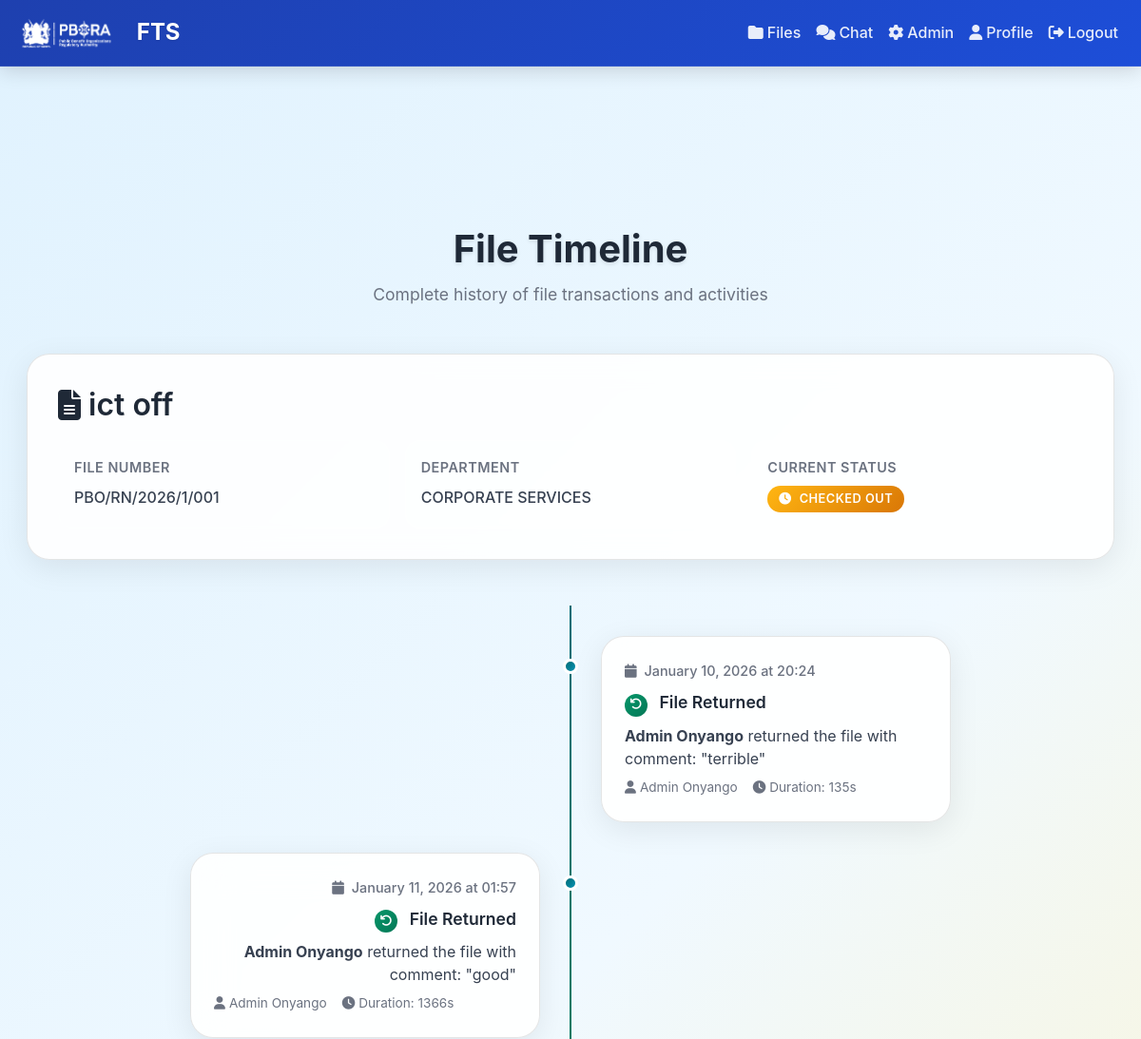
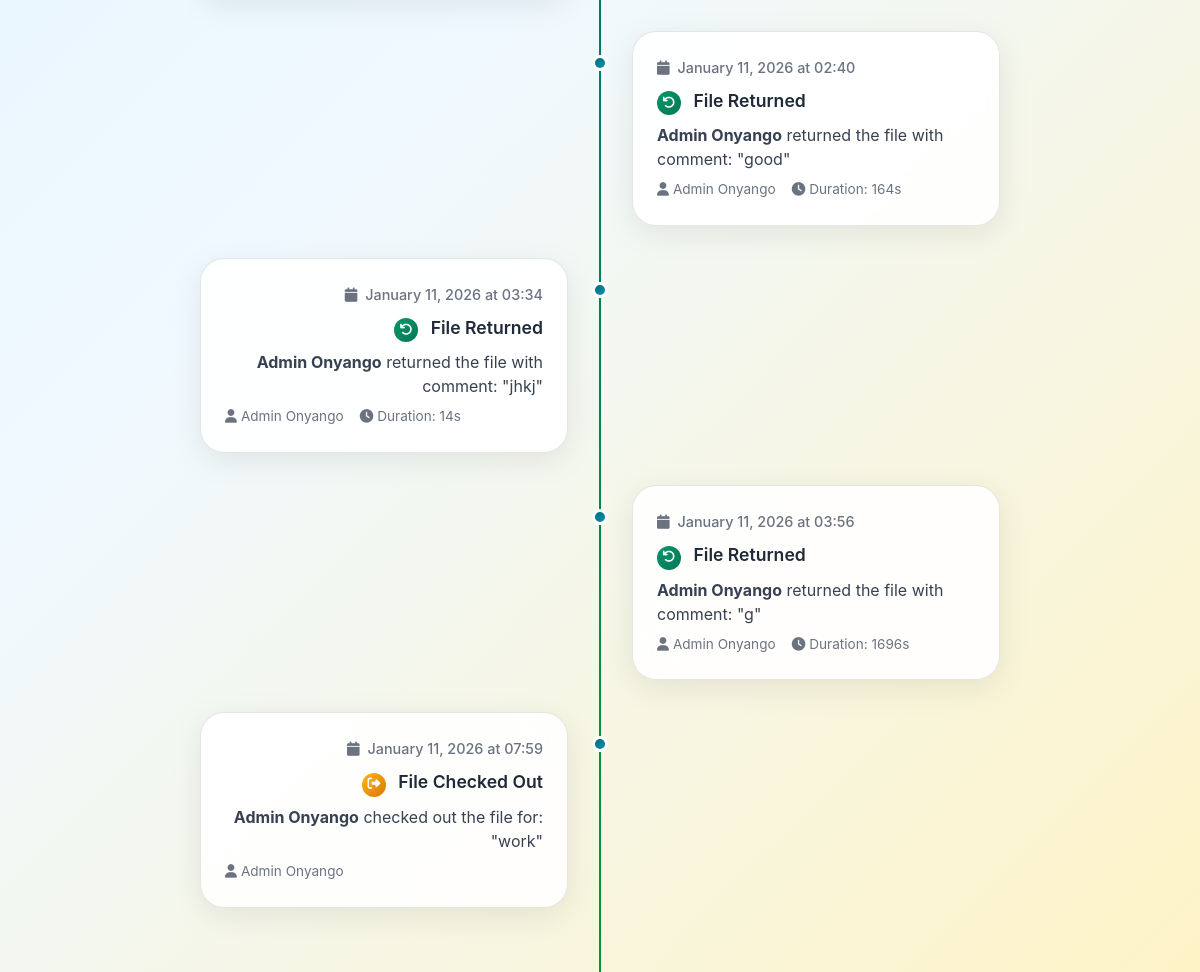
Page /files/files/2/timeline (signed in) on the earlier database version (2 pictures, top to bottom).
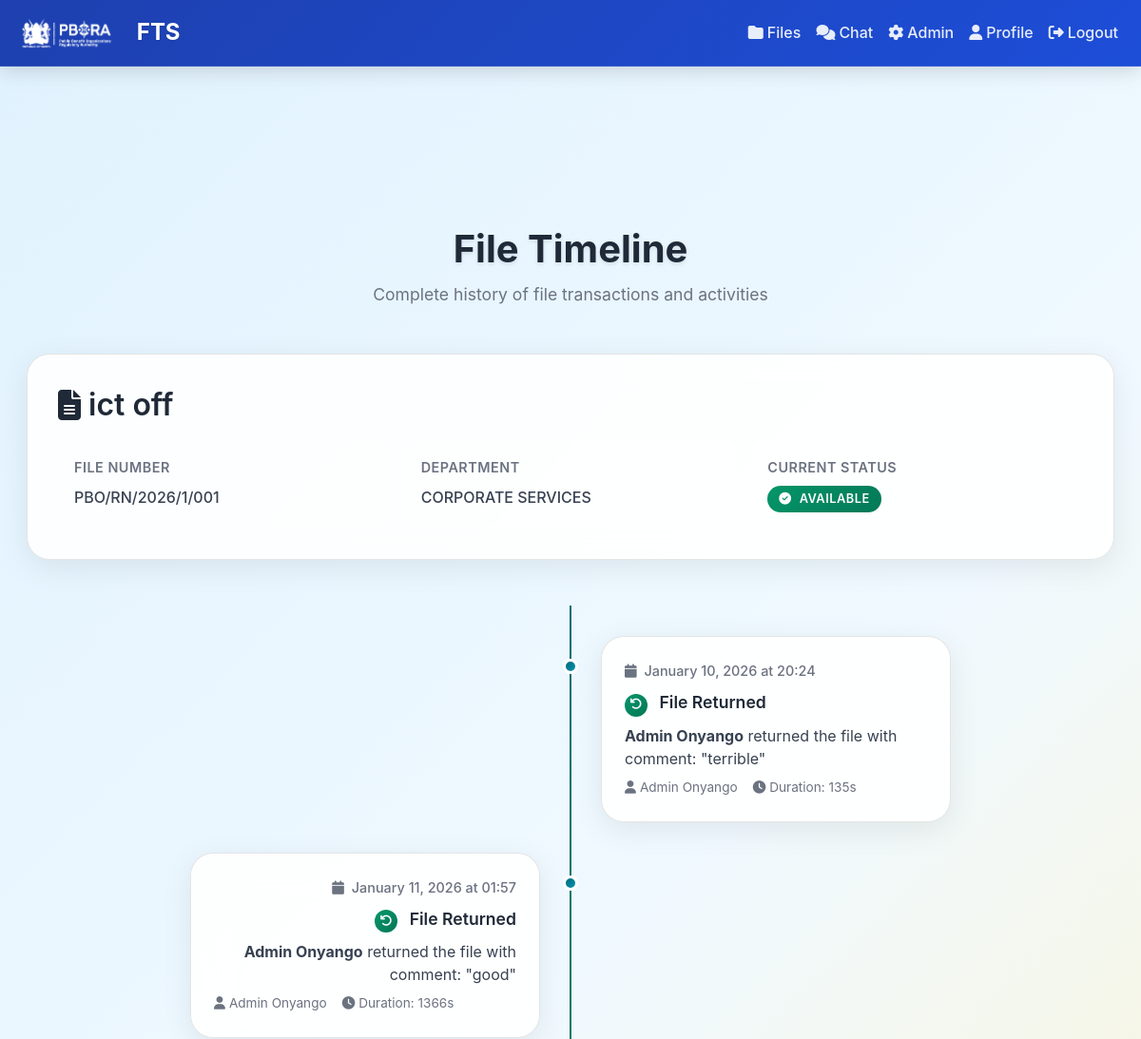
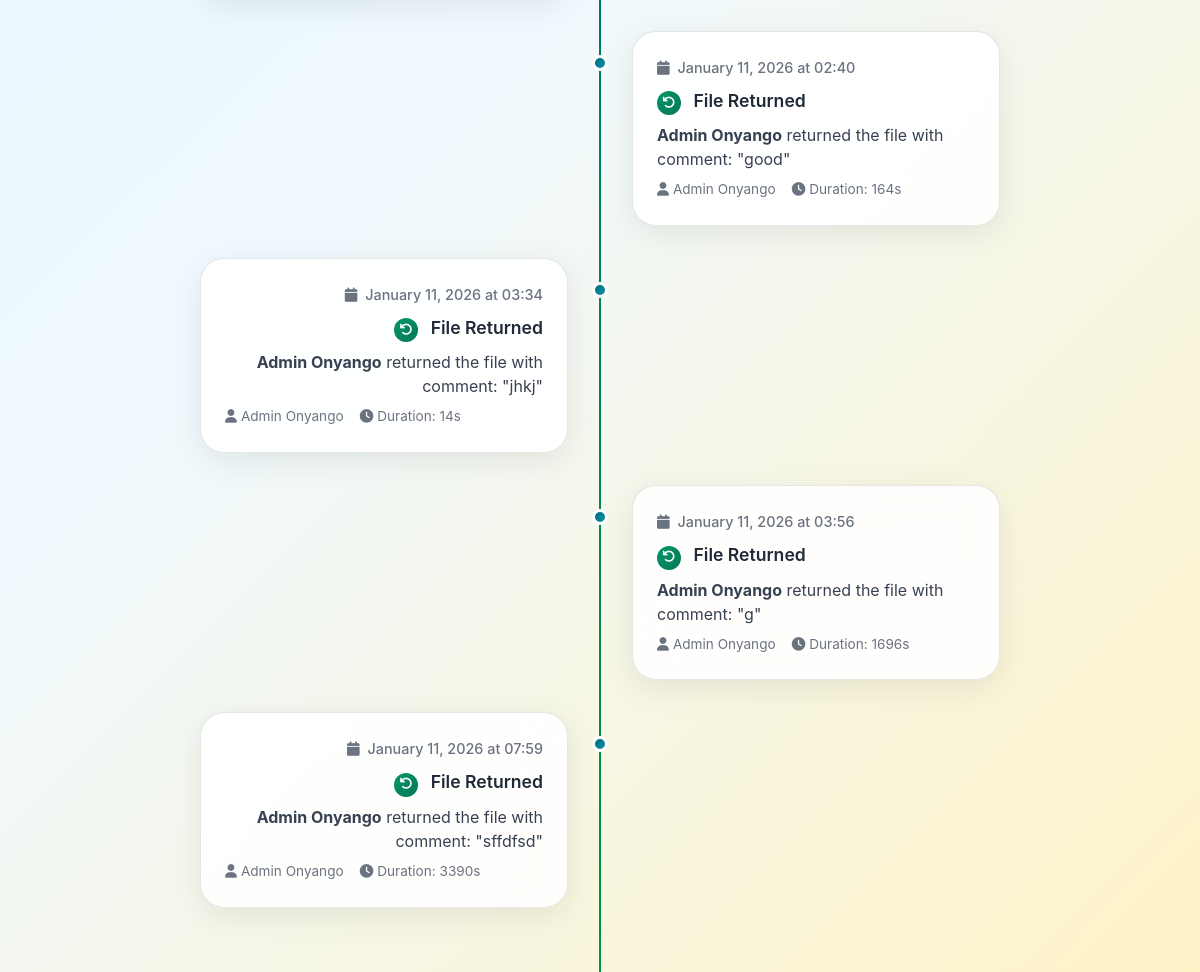
Same page on the later database version (2 pictures, top to bottom).
### app/models.py (models this page shows, shortened)
class FileRecord(db.Model):
    __tablename__ = "files"
    id = db.Column(db.Integer, primary_key=True)
    file_number = db.Column(db.String(100), unique=True, nullable=False)
    title = db.Column(db.String(200), nullable=True)
    department = db.Column(db.String(120), nullable=True)
    is_issued = db.Column(db.Boolean, default=False)
    transactions = db.relationship("FileTransaction", backref="file", lazy=True)

class FileTransaction(db.Model):
    __tablename__ = "file_transactions"
    id = db.Column(db.Integer, primary_key=True)
    file_id = db.Column(db.Integer, db.ForeignKey("files.id"), nullable=False)
    user_id = db.Column(db.Integer, db.ForeignKey("users.id"), nullable=False)
    checkout_time = db.Column(db.DateTime, default=datetime.utcnow,  nullable=False)
    return_time = db.Column(db.DateTime, nullable=True)
    issued_by_admin_id = db.Column(db.Integer, db.ForeignKey("users.id"))
    returned_to_admin_id = db.Column(db.Integer, db.ForeignKey("users.id"))
    purpose = db.Column(db.String(250))
    comments = db.Column(db.String(250))
    checkout_signature = db.Column(db.Text)  # Base64 encoded signature image
    return_signature = db.Column(db.Text)    # Base64 encoded signature image
    condition = db.Column(db.String(50), default="good")
    issued_by = db.relationship("User", foreign_keys=[issued_by_admin_id])
    returned_to = db.relationship("User", foreign_keys=[returned_to_admin_id])

class User(db.Model, UserMixin):
    __tablename__ = "users"
    id = db.Column(db.Integer, primary_key=True)
    name = db.Column(db.String(120), nullable=False)
    designation = db.Column(db.String(120), nullable=False)
    email = db.Column(db.String(150), unique=True, nullable=False)
    password = db.Column(db.String(200), nullable=False)
    role = db.Column(db.String(20), default="staff", nullable=False)
    transactions = db.relationship("FileTransaction", backref="user", lazy=True, foreign_keys="FileTransaction.user_id")

### app/routes/files.py (the view)
@bp.route("/files/<int:file_id>/timeline")
@login_required
def file_timeline(file_id):
    file = FileRecord.query.get_or_404(file_id)
    transactions = file.transactions
    return render_template("files/timeline.html", file=file, transactions=transactions)

### app/templates/files/timeline.html (shortened to what this page needs)
{% extends "base.html" %}
{% block content %}
<div class="container-fluid mt-5">
    <div class="page-header fade-in-up">
        <h1 class="page-title">File Timeline</h1>
        <p class="page-subtitle">Complete history of file transactions and activities</p>
    </div>
    <div class="file-info-card fade-in-up">
        <h2 class="file-title">
            <i class="fas fa-file-alt"></i>
            {{ file.title }}
        </h2>
        <div class="file-details">
            <div class="detail-item">
                <div class="detail-label">File Number</div>
                <div class="detail-value">{{ file.file_number }}</div>
            </div>
            <div class="detail-item">
                <div class="detail-label">Department</div>
                <div class="detail-value">{{ file.department }}</div>
            </div>
            <div class="detail-item">
                <div class="detail-label">Current Status</div>
                <div class="detail-value">
                    <span class="status-badge {% if file.is_issued %}status-issued{% else %}status-available{% endif %}">
                        <i class="fas fa-{% if file.is_issued %}clock{% else %}check-circle{% endif %}"></i>
                        {% if file.is_issued %}Checked Out{% else %}Available{% endif %}
                    </span>
                </div>
            </div>
        </div>
    </div>
    <div class="timeline-container">
        <div class="timeline-line"></div>
        {% for transaction in transactions %}
        <div class="timeline-item {% if loop.index % 2 == 0 %}left{% else %}right{% endif %} fade-in-up">
            <div class="timeline-dot"></div>
            <div class="timeline-card">
                <div class="timeline-time">
                    <i class="fas fa-calendar me-1"></i>
                    {{ transaction.checkout_time.strftime('%B %d, %Y at %H:%M') }}
                </div>
                <div class="timeline-title">
                    <span class="timeline-icon {% if transaction.return_time %}icon-return{% else %}icon-checkout{% endif %}">
                        <i class="fas fa-{% if transaction.return_time %}undo{% else %}sign-out-alt{% endif %}"></i>
                    </span>
                    {% if transaction.return_time %}File Returned{% else %}File Checked Out{% endif %}
                </div>
                <div class="timeline-description">
                    <strong>{{ transaction.user.name }}</strong>
                    {% if transaction.return_time %}
                        returned the file
                        {% if transaction.comments %}with comment: "{{ transaction.comments }}"{% endif %}
                    {% else %}
                        checked out the file
                        {% if transaction.purpose %}for: "{{ transaction.purpose }}"{% endif %}
                    {% endif %}
                </div>
                <div class="timeline-meta">
                    <span><i class="fas fa-user me-1"></i>{{ transaction.user.name }}</span>
                    {% if transaction.return_time %}
                    <span><i class="fas fa-clock me-1"></i>Duration: {{ (transaction.return_time - transaction.checkout_time).total_seconds() | round | int }}s</span>
                    {% endif %}
                </div>
            </div>
        </div>
        {% endfor %}
    </div>
</div>
{% endblock %}

Differences in the rows shown:
changed FileRecord "ict off": is_issued True → False (drawn)
changed FileTransaction: comments (not shown) → "sffdfsd"; return_time+checkout_time (not shown) → "3390"; purpose "work" → (not shown); return_time "File Checked Out checked out the file for: \"" → "File Returned returned the file with comment: \" Duration: s"
Other differences:
text no longer shown: "CHECKED OUT"
text now shown: "AVAILABLE"
